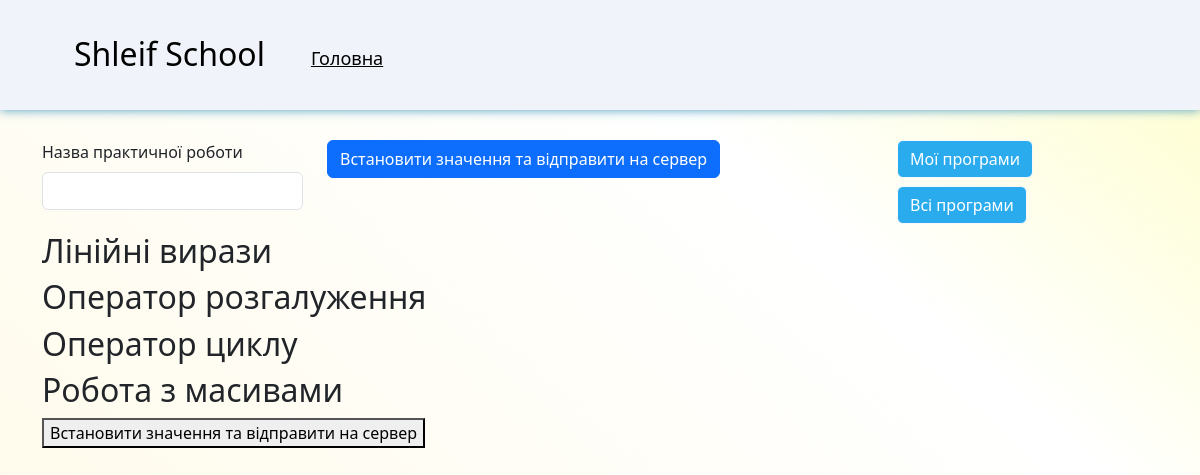
The page /programist.ua/taskgrup.php on the database its author committed.
### tables this page shows
CREATE TABLE `category` (
  `id` int(11) NOT NULL,
  `category_name` varchar(255) NOT NULL
);

### programist.ua/phpscript.php (called while the page is built, shortened)
<?php
	include "databases.php";
	$category_result = mysqli_query($conn,"SELECT * FROM `category`");
	while($category_name = mysqli_fetch_assoc($category_result))
	{
		$categorys[] = $category_name;
	}
 ?>

### programist.ua/taskgrup.php (the view, shortened to what this page needs)
<?php
include "header.php";
include "phpscript.php";
?>
<body>
    <?php
        include "top_header.php";
     ?>
    <div class="container">
        <div class="row">
            <div class="col-md-12">
                <form id="myForm" >
                    <div class="row">
                        <div class="col-md-3">
                            <label class="form-label">Назва практичної роботи</label>
                            <input type="text" class="form-control mb-2" id="taskname" name="taskname">
                        </div>
                        <div class="col-md-6">
                            <button class="btn btn-primary mb-2" onclick="ValueAndSubmit();">Встановити значення та відправити на сервер</button>
                        </div>
                        <div class="col-md-3">
                            <a class="btn btn-light mb-2" href="taskgrup.php?check=1">Мої програми</a>
                            <a class="btn btn-light mb-2" href="taskgrup.php?check=2">Всі програми</a>
                        </div>
                    </div>
            </div>
        </div>
        <div class="row">
            <div class="col-md-12">
                <?php
                    foreach ($categorys as $category) {
                        ?>
                        <h2><?php echo $category['category_name']; ?></h2>
                        <?php
                    }
                 ?>
                <button onclick="ValueAndSubmit();">Встановити значення та відправити на сервер</button>
            </div>
        </div>
    </div>
<?php
include "footer.php";
 ?>

### programist.ua/css/main.css (style rules this page uses)
body { padding: 0; margin: 0; background: rgb(255,254,203); background: linear-gradient(221deg, rgba(255,254,203,1) 0%, rgba(145,253,255,0.0032387955182072714) 35%, rgba(255,251,235,1) 100%); }
.btn-light { background-color: #2aabee; color: #fff; }

### rows shown on the page
category: category_name "Лінійні вирази"
category: category_name "Оператор розгалуження"
category: category_name "Оператор циклу"
category: category_name "Робота з масивами"
